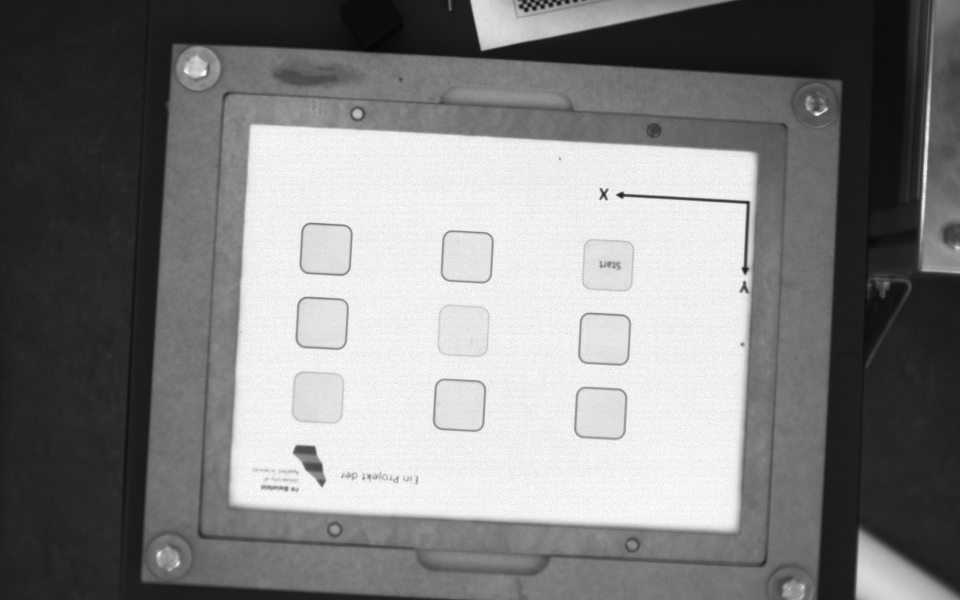
//> input picture 0B_blank.png, 1920 x 1200 px (shown at 1/2 size)
$ ./main   (built with g++ and OpenCV 4)
//> lines starting //> are read from the running program, lines starting //| are printed output that depends on the picture; after the words box and inside, x2 and y2 are one past the last pixel; in counts of white or black regions, pixels touching at a corner belong together
### ObjectDetection/ObjectDetails.h
#ifndef OBJECTDETAILS_H
#define OBJECTDETAILS_H

#include <opencv2/opencv.hpp>

class ObjectDetails {
public:
    ObjectDetails();

    // Getters
    cv::Point2f getCenter() const;
    cv::Point2f getCorner(int index) const;
    float getAngle() const;
    bool isValid() const;

    // Setters
    void setCenter(const cv::Point2f& center);
    void setCorner(int index, const cv::Point2f& corner);
    void setAngle(float angle);
    void setValid(bool valid);

private:
    cv::Point2f center;
    cv::Point2f corners[4];
    float angle;
    bool valid;
};

#endif // OBJECTDETAILS_H

### ObjectDetection/object_detection.h
#ifndef OBJECT_DETECTION_H
#define OBJECT_DETECTION_H

#include <opencv2/opencv.hpp>
#include "ObjectDetails.h"

// Declaraciones de funciones
void drawRectAndAxes(cv::Mat& image, ObjectDetails& objectDetails);
void findAndDrawObjects(const cv::Mat& base, const cv::Mat& test, ObjectDetails& objectDetails);

#endif // OBJECT_DETECTION_H

### ObjectDetection/ObjectDetails.cpp
#include "ObjectDetails.h"

ObjectDetails::ObjectDetails() : angle(0), valid(false) {}

cv::Point2f ObjectDetails::getCenter() const {
    return center;
}

// [6 lines left out: function getCorner, not called in this run]

float ObjectDetails::getAngle() const {
    return angle;
}

bool ObjectDetails::isValid() const {
    return valid;
}

void ObjectDetails::setCenter(const cv::Point2f& center) {
    this->center = center;
}

// [5 lines left out: function setCorner, not called in this run]

void ObjectDetails::setAngle(float angle) {
    this->angle = angle;
}

void ObjectDetails::setValid(bool valid) {
    this->valid = valid;
}

### ObjectDetection/object_detection.cpp
#include "object_detection.h"
#include <iostream>
#include <cmath>

using namespace cv;
using namespace std;

void findAndDrawObjects(const Mat& base, const Mat& test, ObjectDetails& objectDetails) {
    Mat grayBase, grayTest;
    cvtColor(base, grayBase, COLOR_BGR2GRAY);
    cvtColor(test, grayTest, COLOR_BGR2GRAY);

    Mat brightAreas;
    threshold(grayTest, brightAreas, 180, 255, THRESH_BINARY);
    vector<vector<Point>> sheetContours;
    findContours(brightAreas, sheetContours, RETR_EXTERNAL, CHAIN_APPROX_SIMPLE);

    Mat output = test.clone();

    if (!sheetContours.empty()) {
        sort(sheetContours.begin(), sheetContours.end(), [](const vector<Point>& a, const vector<Point>& b) {
            return contourArea(a) > contourArea(b);
        });
        vector<Point> largestSheetContour = sheetContours[0];

        RotatedRect sheetRect = minAreaRect(largestSheetContour);
        Point2f sheetRectPoints[4];
        sheetRect.points(sheetRectPoints);
        for (int j = 0; j < 4; j++) {
            line(output, sheetRectPoints[j], sheetRectPoints[(j+1)%4], Scalar(0, 0, 255), 2);
        }
        float sheetAngle = sheetRect.angle;
        if (sheetRect.size.width < sheetRect.size.height) {
            sheetAngle += 90;
        }
        cout << "Sheet angle with respect to Y-axis: " << sheetAngle << " degrees" << endl;
    }

    Mat diff;
    absdiff(grayBase, grayTest, diff);
    threshold(diff, diff, 180, 255, THRESH_BINARY);
    Mat kernel = getStructuringElement(MORPH_ELLIPSE, Size(5, 5));
    morphologyEx(diff, diff, MORPH_CLOSE, kernel);

    vector<vector<Point>> contours;
    findContours(diff, contours, RETR_EXTERNAL, CHAIN_APPROX_SIMPLE);

    for (const auto& contour : contours) {
        if (contourArea(contour) > 4500) {
            RotatedRect rotatedRect = minAreaRect(contour);
            Point2f rectPoints[4];
            rotatedRect.points(rectPoints);

            for (int i = 0; i < 4; ++i) {
                line(output, rectPoints[i], rectPoints[(i+1)%4], Scalar(0, 255, 0), 2);
                circle(output, rectPoints[i], 5, Scalar(255, 255, 0), -1);
            }
            Point2f center = rotatedRect.center;
            circle(output, center, 5, Scalar(255, 0, 0), -1);

            // Cálculo de los ejes mayor y menor
            Vec2f majorAxis(cos(rotatedRect.angle * CV_PI / 180.0), sin(rotatedRect.angle * CV_PI / 180.0));
            Vec2f minorAxis(-majorAxis[1], majorAxis[0]);

            line(output, center, Point(center.x + majorAxis[0] * 100, center.y + majorAxis[1] * 100), Scalar(255, 0, 0), 2);
            line(output, center, Point(center.x + minorAxis[0] * 100, center.y + minorAxis[1] * 100), Scalar(0, 0, 255), 2);

            // Calcular ángulos con respecto a los ejes X e Y
            float angleToXAxis = abs(rotatedRect.angle);  // Ángulo respecto al eje X
            float angleToYAxis = abs(90 - abs(rotatedRect.angle));  // Ángulo respecto al eje Y

            // Imprimir el ángulo más pequeño
            float minAngle = min(angleToXAxis, angleToYAxis);
            cout << "Object center: (" << center.x << ", " << center.y << ") with minimum angle: " << minAngle << " degrees" << endl;
        }
    }

    imshow("Detected Objects", output);
    waitKey(0);
}

### ObjectDetection/main.cpp
#include <opencv2/opencv.hpp>
#include <iostream>
#include "object_detection.h"

using namespace cv;
using namespace std;

int main() {
    ObjectDetails objectDetails;

    Mat base = imread("/home/kukavision/KukaVision/repo/KukaVision/NeoAPI_Test/0B_blank.png", IMREAD_COLOR);
//> base is the input picture: 1200 rows x 1920 cols, CV_8UC3; min 5, max 255, mean 128.3
    Mat test = imread("/home/kukavision/KukaVision/repo/KukaVision/NeoAPI_Test/2B_1W.png", IMREAD_COLOR);
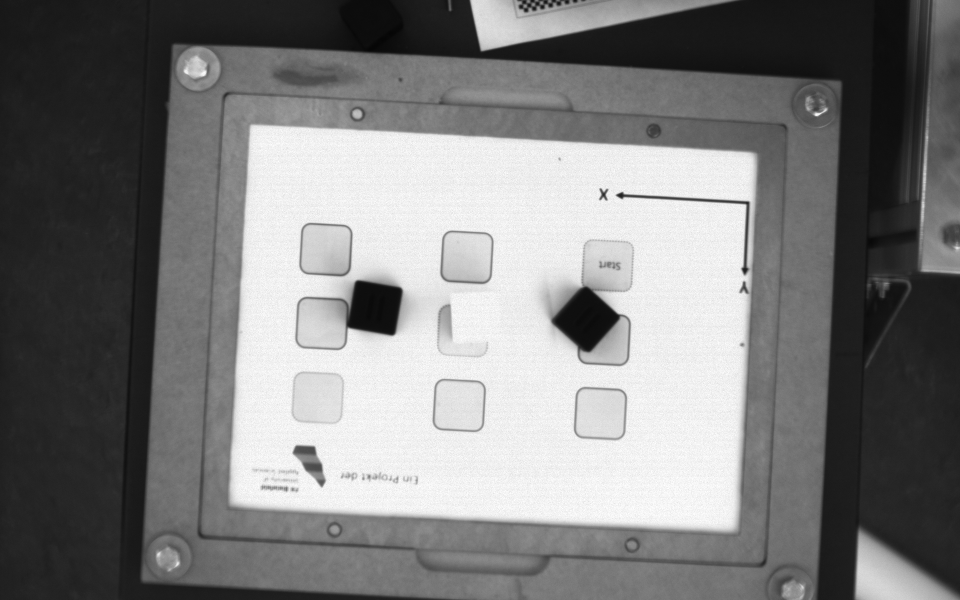
//> input picture tests/CameraViewPOC/2B_1W.png, 1920 x 1200 px (shown at 1/2 size)
//> test is the input picture: 1200 rows x 1920 cols, CV_8UC3; min 5, max 255, mean 125.2

    if (base.empty() || test.empty()) {
        cout << "Error loading the images" << endl;
        return -1;
    }

    findAndDrawObjects(base, test, objectDetails);
//> in findAndDrawObjects, `threshold(grayTest, brightAreas, 180, 255, THRESH_BINARY);`:
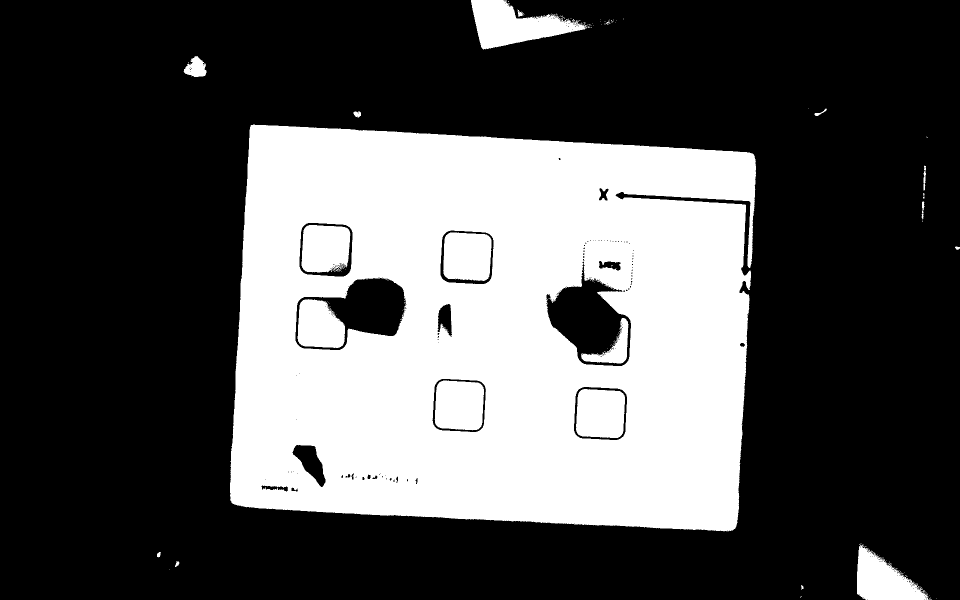
//> brightAreas: 1200 rows x 1920 cols, CV_8UC1 (shown at 1/2 size); 32.7% white; 156 white regions (134 under 20 px)
//> in findAndDrawObjects, `findContours(brightAreas, sheetContours, RETR_EXTERNAL, CHAIN_APPROX_S..`: sheetContours = 105 contours, 92 with area under 20; largest, box (x1, y1, x2, y2) and area: (460, 249, 1512, 1063) 770790, (942, 0, 1176, 99) 11808, (1714, 1088, 1857, 1200) 8738, (367, 112, 413, 154) 1180, (707, 223, 722, 235) 116
//> in findAndDrawObjects, `vector<Point> largestSheetContour = sheetContours[0];`: largestSheetContour = contour of 1517 points, box (x1, y1, x2, y2) (460, 249, 1512, 1063), area 770790
//> in findAndDrawObjects, `RotatedRect sheetRect = minAreaRect(largestSheetContour);`: sheetRect = centre (985.7, 657.9), size (768, 1019.9), angle -86.9
//> in findAndDrawObjects, `sheetRect.points(sheetRectPoints);`: sheetRectPoints = 4 Points (x, y): [1474.3, 1068.7], [455.8, 1013.9], [497.1, 247.1], [1515.5, 301.8]
//> after the loop in findAndDrawObjects, `for (int j = 0; j < 4; j++)`:
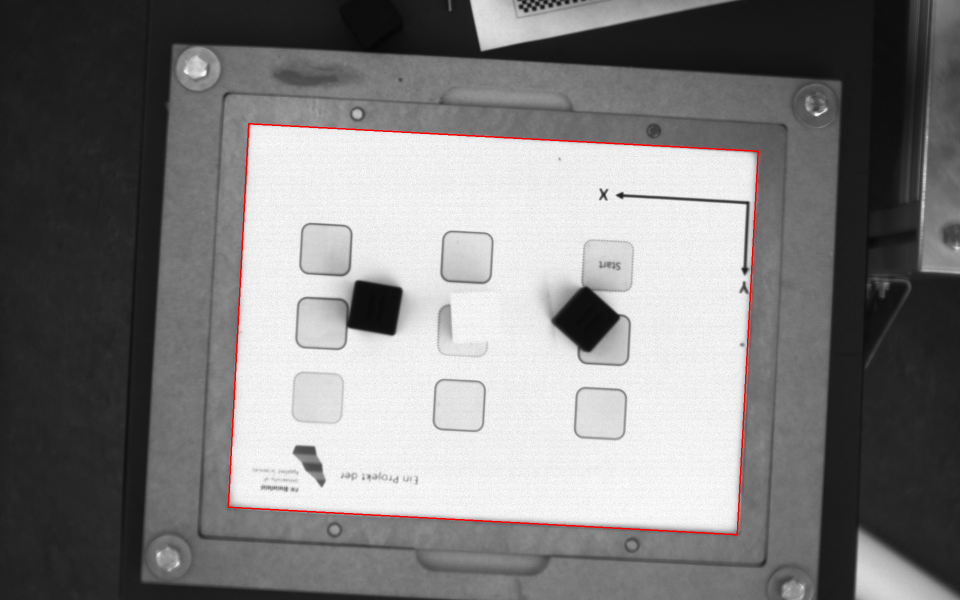
//> output: 1200 rows x 1920 cols, CV_8UC3 (shown at 1/2 size); 0.46% of pixels changed, all inside (x1, y1, x2, y2) = (455, 246, 1518, 1071)
//> in findAndDrawObjects, `float sheetAngle = sheetRect.angle;`: sheetAngle = -86.92
//> in findAndDrawObjects, `sheetAngle += 90;`: sheetAngle = 3.08
//| Sheet angle with respect to Y-axis: 3.07745 degrees
//> in findAndDrawObjects, `absdiff(grayBase, grayTest, diff);`:
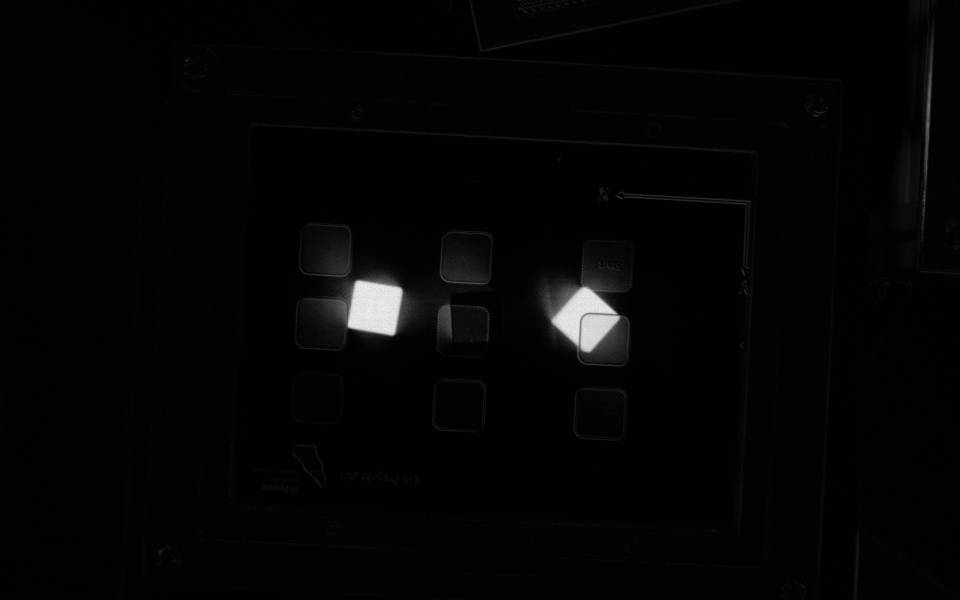
//> diff: 1200 rows x 1920 cols, CV_8UC1 (shown at 1/2 size); min 0, max 245, mean 4.8
//> in findAndDrawObjects, `threshold(diff, diff, 180, 255, THRESH_BINARY);`:
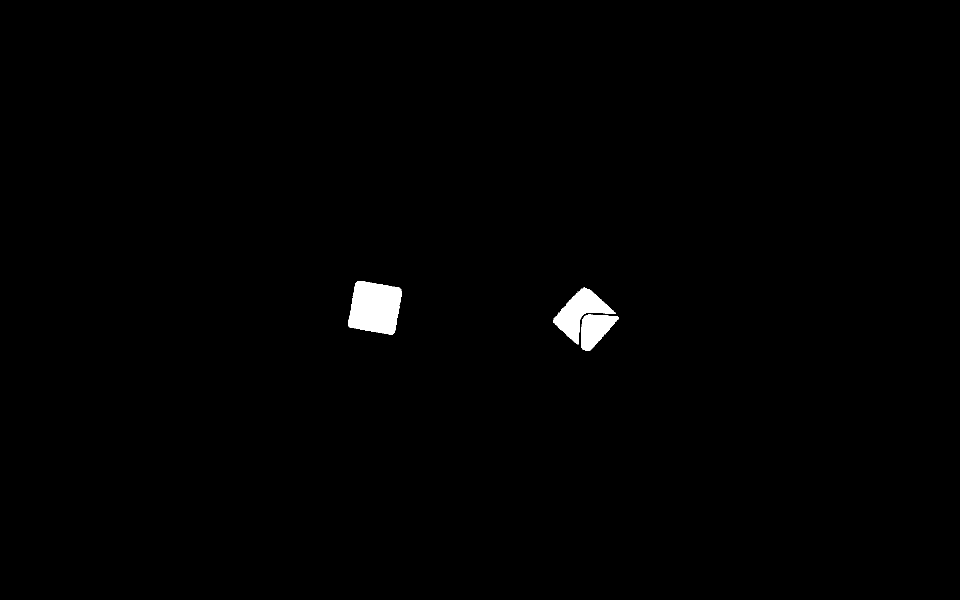
//> diff: 1200 rows x 1920 cols, CV_8UC1 (shown at 1/2 size); 0.77% white; 3 white regions, box (x1, y1, x2, y2) and area: (696, 562, 804, 670) 8994, (1106, 575, 1232, 689) 5410, (1162, 629, 1238, 702) 3393
//> in findAndDrawObjects, `morphologyEx(diff, diff, MORPH_CLOSE, kernel);`: diff: 1200 rows x 1920 cols, CV_8UC1; 0.79% white; 2 white regions
//> in findAndDrawObjects, `findContours(diff, contours, RETR_EXTERNAL, CHAIN_APPROX_SIMPLE);`: contours = 2 contours; box (x1, y1, x2, y2) and area: (1106, 575, 1238, 702) 9085, (696, 562, 804, 670) 8834
//> the loop in findAndDrawObjects, `for (const auto& contour : contours)` made 2 passes
//> (rotatedRect, majorAxis, minorAxis, angleToXAxis, angleToYAxis, minAngle) on passes 1 to 2: (centre (1171.1, 637.9), size (99.2, 98.4), angle -47.7, [0.673, -0.74], [0.74, 0.673], 47.73, 42.27, 42.27), (centre (749.7, 615), size (96.2, 96), angle -79.8, [0.177, -0.984], [0.984, 0.177], 79.82, 10.18, 10.18)
//| Object center: (1171.07, 637.878) with minimum angle: 42.2737 degrees
//| Object center: (749.71, 614.974) with minimum angle: 10.1755 degrees
//> after the loop in findAndDrawObjects, `for (const auto& contour : contours)`:
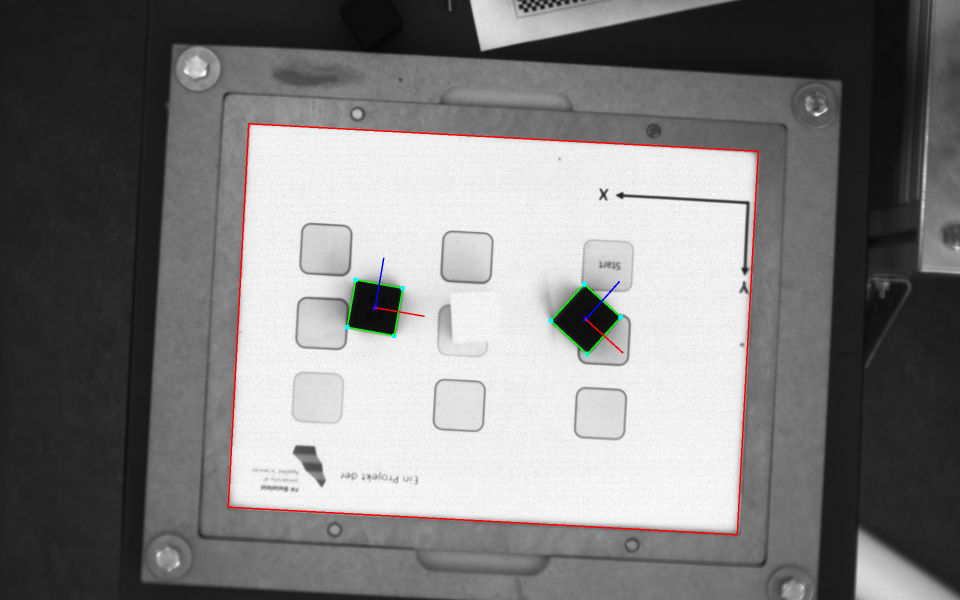
//> output: 1200 rows x 1920 cols, CV_8UC3 (shown at 1/2 size); 0.18% of pixels changed, all inside (x1, y1, x2, y2) = (689, 515, 1247, 714)

    // Acceder a los detalles del objeto desde otra parte del programa
    if (objectDetails.isValid()) {
        cout << "Object Center: (" << objectDetails.getCenter().x << ", " << objectDetails.getCenter().y << ")" << endl;
        cout << "Object Angle: " << objectDetails.getAngle() << " degrees" << endl;
        for (int i = 0; i < 4; ++i) {
            cout << "Corner " << i << ": (" << objectDetails.getCorner(i).x << ", " << objectDetails.getCorner(i).y << ")" << endl;
        }
    } else {
        cout << "No valid object details available." << endl;
    }

    return 0;
}
